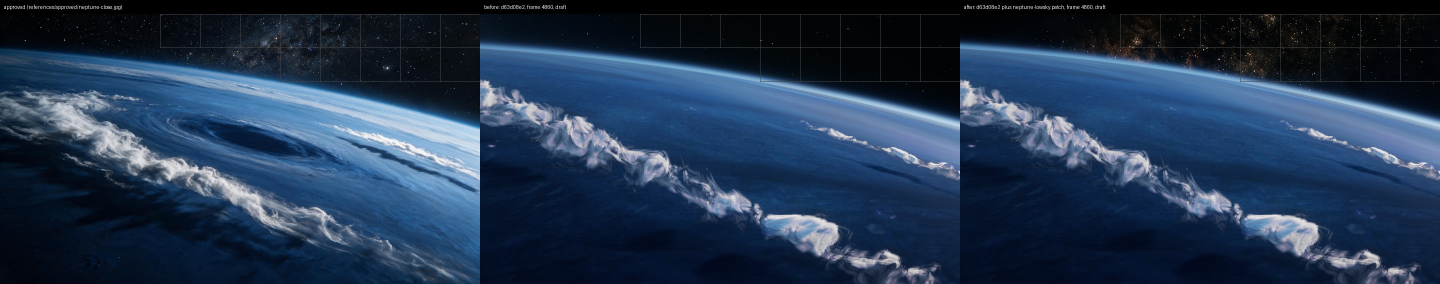
#> input picture assets-src/flightsky/neptune-4860-lowsky.jpg, 2880 x 568 px (shown at 1/2 size)
$ python mirrorcheck.py ../../assets-src/flightsky/neptune-4860-lowsky.jpg
#> lines starting #> are read from the running program, lines starting #| are printed output that depends on the picture
#!/usr/bin/env python3
import sys
import numpy as np
from PIL import Image, ImageFilter

W = 48
SKIP = 3
CLIP = 4.0
WHOLE = 0.5
HALF = 0.35
SHORT = 0.9


def corr(a, b):
    a = a.ravel()
    b = b.ravel()
    if a.std() < 1e-6 or b.std() < 1e-6:
        return 0.0
    return float(np.corrcoef(a, b)[0, 1])


def clipped(v):
    s = 1.4826 * float(np.median(np.abs(v - np.median(v)))) + 0.5
    return np.clip(v, -CLIP * s, CLIP * s)


def judge(a, b, axis):
    a = clipped(a)
    b = clipped(b)
    c = corr(a, b)
    if c <= WHOLE:
        return None
    n = a.shape[axis] // 2
    if axis == 0:
        halves = (corr(a[:n], b[:n]), corr(a[n:], b[n:]))
    else:
        halves = (corr(a[:, :n], b[:, :n]), corr(a[:, n:], b[:, n:]))
    if min(halves) <= HALF and max(halves) <= SHORT:
        return None
    return c


def scan(path):
    g = Image.open(path).convert('L')
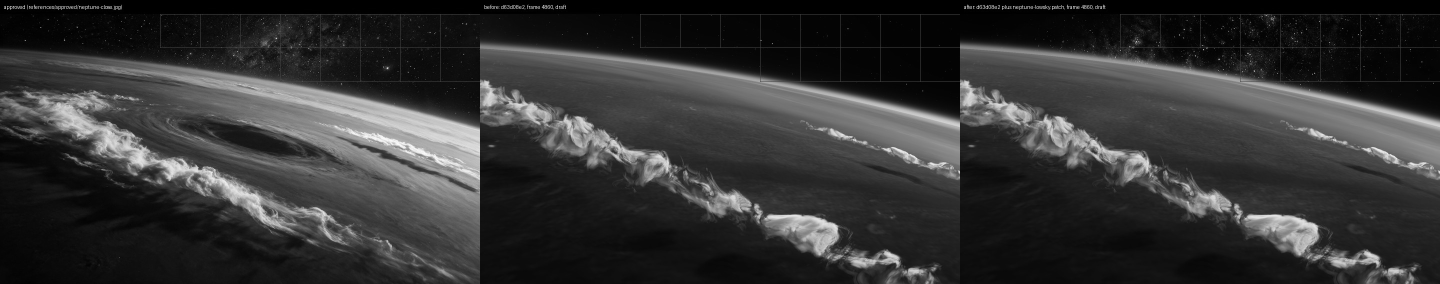
#> g: PIL image 2880x568 L (shown at 1/2 size); min 0, max 255, mean 52.2
    raw = np.asarray(g, dtype=np.float32)
    im = raw - np.asarray(g.filter(ImageFilter.GaussianBlur(4)), dtype=np.float32)
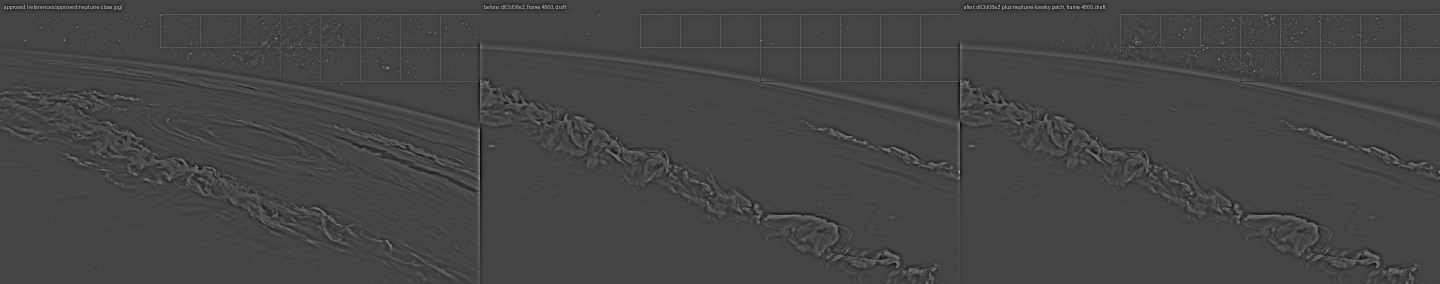
#> im: shape (568, 2880) float32 (shown at 1/2 size); min -87, max 235, mean 0; drawn with min black and max white
    h, w = im.shape
#> h = 568; w = 2880
    out = []
    for x0 in range(W, w - W, 2):
        for y0 in range(0, h - 216 + 1, 108):
            a = im[y0:y0 + 216, x0 - W:x0 - SKIP][:, ::-1]
            b = im[y0:y0 + 216, x0 + SKIP:x0 + W]
            if a.std() < 1.5 or b.std() < 1.5 or raw[y0:y0 + 216, x0 - W:x0 + W].mean() > 70:
                continue
            c = judge(a, b, 0)
            if c is not None:
                out.append(('vertical seam at x', x0, 'rows from', y0, round(c, 2)))
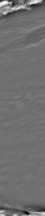
#> a: shape (216, 45) float32; min -59, max 75, mean -0.2; drawn with min black and max white
#> after the loop, out = 17 items
    for y0 in range(W, h - W, 2):
        for x0 in range(0, w - 384 + 1, 192):
            a = im[y0 - W:y0 - SKIP, x0:x0 + 384][::-1, :]
            b = im[y0 + SKIP:y0 + W, x0:x0 + 384]
            if a.std() < 1.5 or b.std() < 1.5 or raw[y0 - W:y0 + W, x0:x0 + 384].mean() > 70:
                continue
            c = judge(a, b, 1)
            if c is not None:
                out.append(('horizontal seam at y', y0, 'columns from', x0, round(c, 2)))
#> this loop made 236 passes
#> pass 1, in judge (call 3122), `b = clipped(b)`:
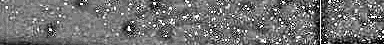
#> b: shape (45, 384) float32; min -7.93, max 7.93, mean -0.843; drawn with min black and max white
#> pass 1, in judge (call 3123), `a = clipped(a)`:
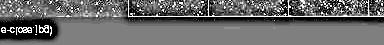
#> a: shape (45, 384) float32; min -7.93, max 7.93, mean -1.43; drawn with min black and max white
#> pass 1, in judge (call 3123), `b = clipped(b)`:
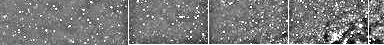
#> b: shape (45, 384) float32; min -19.79, max 19.79, mean -0.666; drawn with min black and max white
#> after the loop:
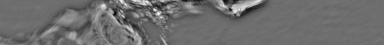
#> a: shape (45, 384) float32; min -61, max 80, mean -0.2; drawn with min black and max white
    best = {}
    for k, pos, k2, off, c in out:
        key = (k, pos // 8)
        if key not in best or c > best[key][4]:
            best[key] = (k, pos, k2, off, c)
#> this loop made 23 passes
#> (k, pos, k2, off, c) on passes 1 to 12: ('vertical seam at x', 1834, 'rows from', 0, 0.52), ('vertical seam at x', 1836, 'rows from', 0, 0.54), ('vertical seam at x', 1838, 'rows from', 0, 0.68), ('vertical seam at x', 1840, 'rows from', 0, 0.75), ('vertical seam at x', 1842, 'rows from', 0, 0.72), ('vertical seam at x', 1844, 'rows from', 0, 0.56), ('vertical seam at x', 1846, 'rows from', 0, 0.58), ('vertical seam at x', 1848, 'rows from', 0, 0.57), ('vertical seam at x', 1850, 'rows from', 0, 0.55), ('vertical seam at x', 1852, 'rows from', 0, 0.55), ('vertical seam at x', 1854, 'rows from', 0, 0.54), ('vertical seam at x', 1856, 'rows from', 0, 0.53)
    return sorted(best.values(), key=lambda t: -t[4])


bad = 0
for p in sys.argv[1:]:
    r = scan(p)
    bad += len(r)
    print(p, 'clean' if not r else '; '.join('%s %d, %s %d, correlation %.2f' % t for t in r[:6]))
#> (printed output is left out)
#> (the run stopped early here; a loop or call above may not have finished)
